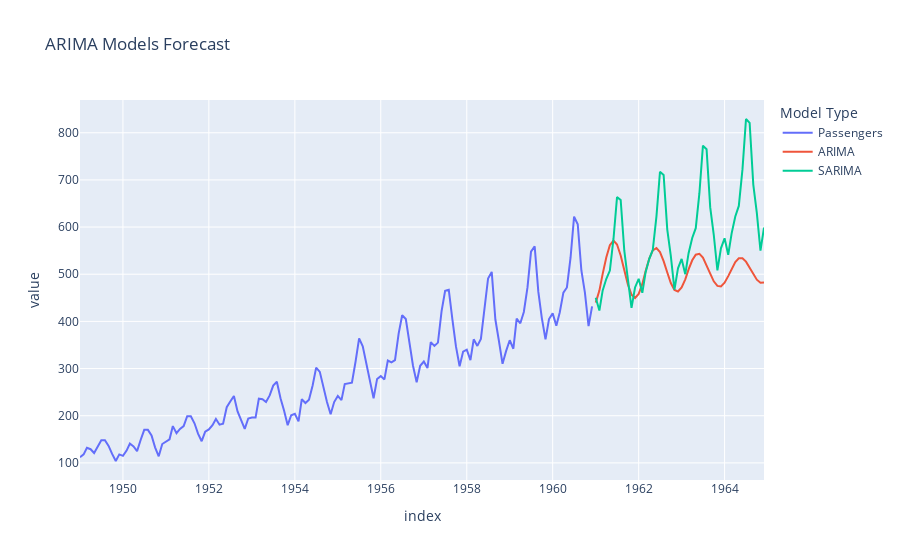

Here is the notebook cell this chart was saved with:
### Markdown cell above
### Seasonal ARIMA (SARIMA)

### Code cell
def sarima_forecast(data, order, seasonal_order, horizon): #!
    model = ARIMA(data, order=order, seasonal_order=seasonal_order)
    model_fit = model.fit()
    forecast = model_fit.predict(start=len(data), end=len(data)+horizon-1)
    return forecast

df_forecast_arima['SARIMA'] = sarima_forecast(data, (0, 1, 2), (1, 1, 2, 12), horizon)

fig = pd.concat([df_passengers, df_forecast_arima]).plot(title='ARIMA Models Forecast')
fig = fig.update_layout(legend_title_text='Model Type')
fig

### Figure 1 — Plotly figure (JSON) as saved in the notebook; plotly's stock layout.template omitted (floating-point values rounded to 4 significant figures; data arrays with more than 128 entries replaced by an {"elided": "..."} marker saying what was removed)
{"data": [{"hovertemplate": "variable=Passengers<br>index=%{x}<br>value=%{y}<extra></extra>", "legendgroup": "Passengers", "line": {"color": "#636efa", "dash": "solid"}, "marker": {"symbol": "circle"}, "mode": "lines", "name": "Passengers", "orientation": "v", "showlegend": true, "type": "scatter", "x": {"elided": "192 str values"}, "xaxis": "x", "y": {"elided": "192 int values"}, "yaxis": "y"}, {"hovertemplate": "variable=ARIMA<br>index=%{x}<br>value=%{y}<extra></extra>", "legendgroup": "ARIMA", "line": {"color": "#EF553B", "dash": "solid"}, "marker": {"symbol": "circle"}, "mode": "lines", "name": "ARIMA", "orientation": "v", "showlegend": true, "type": "scatter", "x": {"elided": "192 str values"}, "xaxis": "x", "y": {"elided": "192 float values"}, "yaxis": "y"}, {"hovertemplate": "variable=SARIMA<br>index=%{x}<br>value=%{y}<extra></extra>", "legendgroup": "SARIMA", "line": {"color": "#00cc96", "dash": "solid"}, "marker": {"symbol": "circle"}, "mode": "lines", "name": "SARIMA", "orientation": "v", "showlegend": true, "type": "scatter", "x": {"elided": "192 str values"}, "xaxis": "x", "y": {"elided": "192 float values"}, "yaxis": "y"}], "layout": {"autosize": true, "legend": {"title": {"text": "Model Type"}, "tracegroupgap": 0}, "title": {"text": "ARIMA Models Forecast"}, "xaxis": {"anchor": "y", "autorange": true, "domain": [0, 1], "range": ["1949-01-01", "1964-12-01"], "title": {"text": "index"}, "type": "date"}, "yaxis": {"anchor": "x", "autorange": true, "domain": [0, 1], "range": [63.71, 869.4], "title": {"text": "value"}, "type": "linear"}}}
